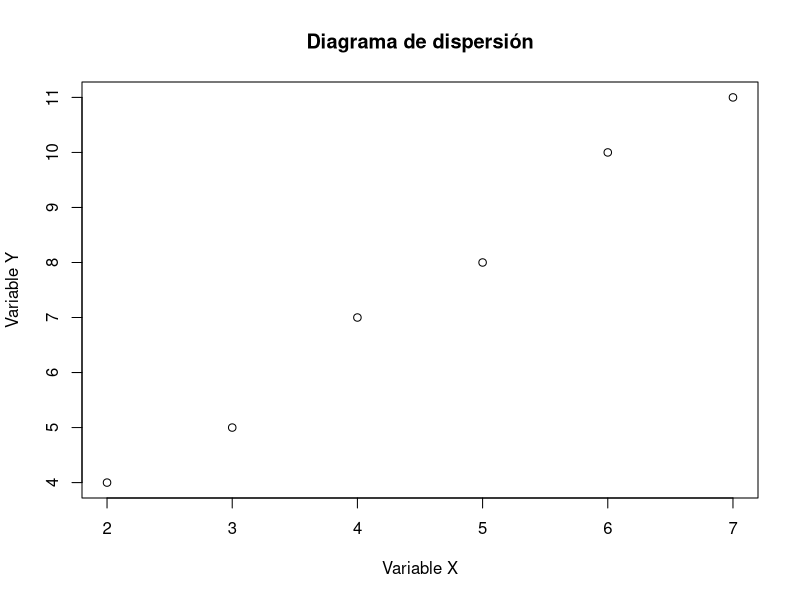
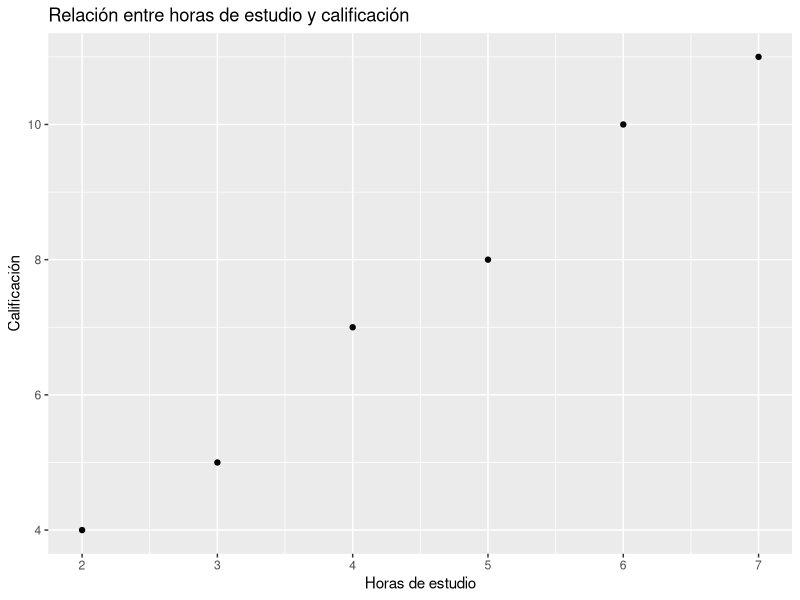
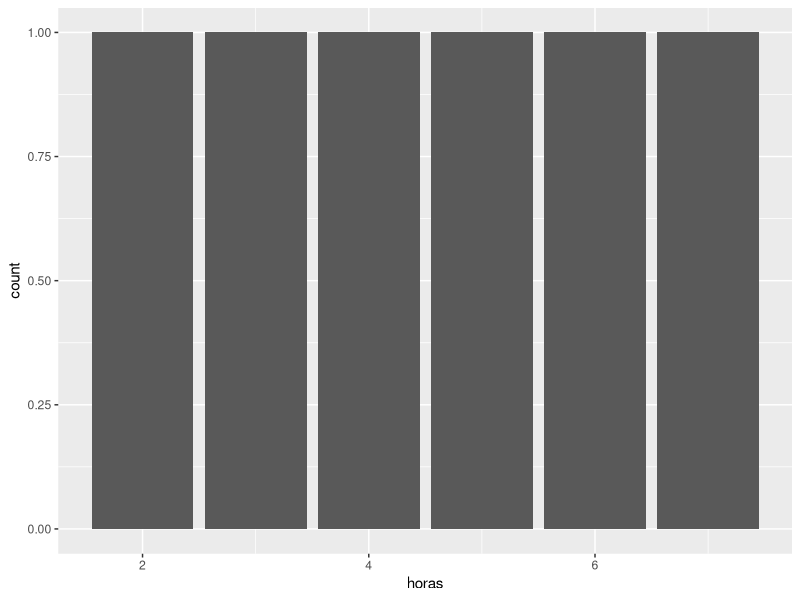

Reproduce these figures in R, in order.
## ---- chunk 1
ipak <- function(pkg){

  options(repos = c(CRAN="https://cloud.r-project.org"))

  new.pkg <- pkg[!(pkg %in% rownames(installed.packages()))]

  if(length(new.pkg)) install.packages(new.pkg, dependencies = TRUE)

  invisible(lapply(pkg, function(p)
    suppressPackageStartupMessages(library(p, character.only = TRUE))
  ))
}

packages <- c("tidyverse","kableExtra","psych","readxl")

ipak(packages)
## ---- chunk 2
datos <- c(1, 2, 0, 1, 3, 2, 1, 0, 2, 1)

table(datos)
## ---- chunk 3
prop.table(table(datos))
## ---- chunk 4
prop.table(table(datos)) * 100
## ---- chunk 5
cumsum(table(datos))
## ---- chunk 6
cumsum(prop.table(table(datos)))
## ---- chunk 7
x <- c(2, 3, 4, 5, 6, 7)
y <- c(4, 5, 7, 8, 10, 11)

plot(x, y,
     main = "Diagrama de dispersión",
     xlab = "Variable X",
     ylab = "Variable Y")
## ---- chunk 8
sexo <- c("A", "A", "B", "B", "A", "B", "A", "B")
transporte <- c("Bus", "A pie", "Bus", "Bicicleta",
                "Bus", "A pie", "Bicicleta", "Bus")

tabla <- table(sexo, transporte)

tabla
## ---- chunk 9
prop.table(tabla)
## ---- chunk 10
prop.table(tabla) * 100
## ---- chunk 11
prop.table(tabla, margin = 1)
## ---- chunk 12
prop.table(tabla, margin = 2)
## ---- chunk 13
library(ggplot2)

datos <- data.frame(
  horas = c(2, 3, 4, 5, 6, 7),
  nota = c(4, 5, 7, 8, 10, 11)
)

ggplot(datos, aes(x = horas, y = nota)) +
  geom_point() +
  labs(
    title = "Relación entre horas de estudio y calificación",
    x = "Horas de estudio",
    y = "Calificación"
  )
## ---- chunk 14
ggplot(datos, aes(x = horas)) +
  geom_bar()
## ---- chunk 15
# 1. Importar o crear los datos

# 2. Explorar la estructura
str(datos)

# 3. Obtener frecuencias absolutas
table(datos$variable)

# 4. Obtener frecuencias relativas
prop.table(table(datos$variable))

# 5. Obtener frecuencias acumuladas
cumsum(table(datos$variable))

# 6. Analizar dos variables
table(datos$variable1, datos$variable2)

# 7. Obtener proporciones condicionales
prop.table(table(datos$variable1, datos$variable2), margin = 1)

# 8. Representar gráficamente los resultados
